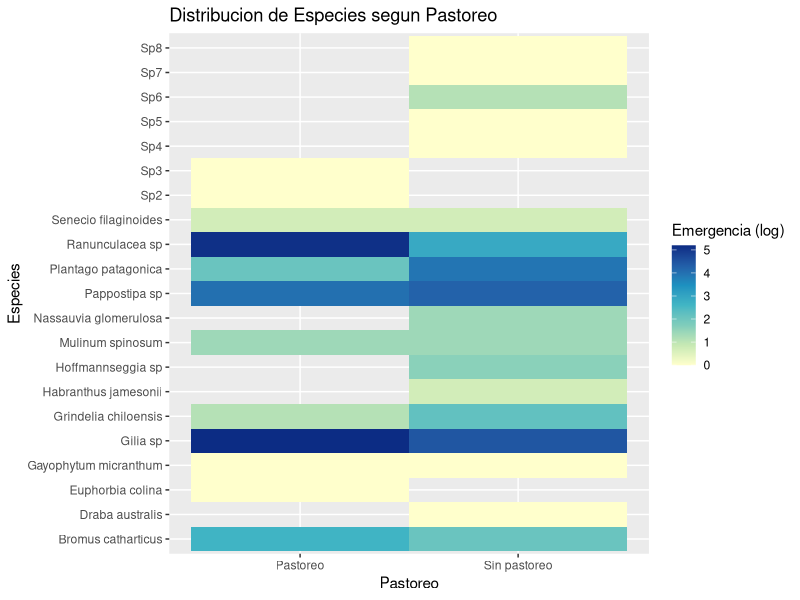
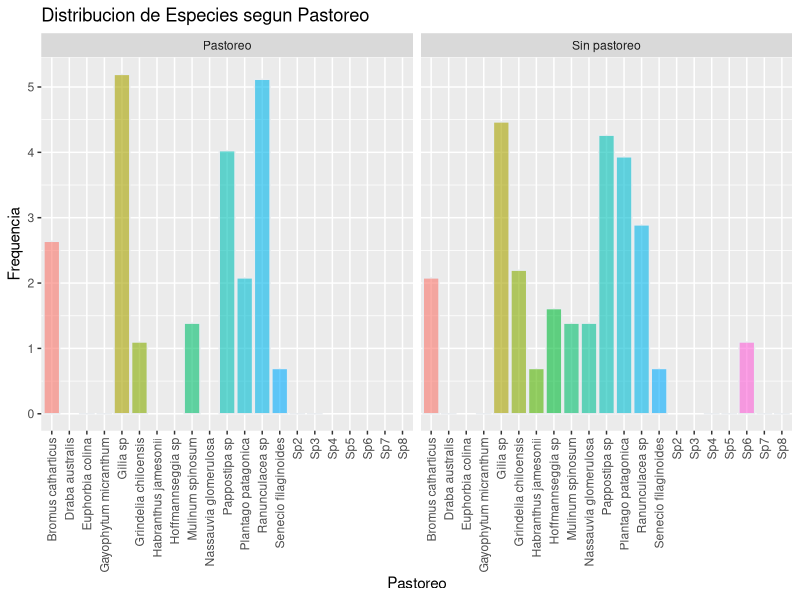
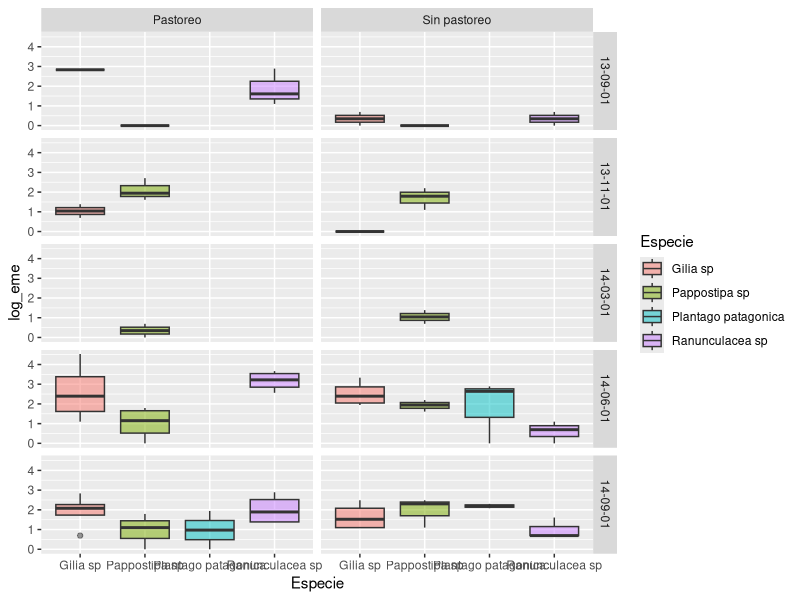

These charts were generated, in order, by the following R code:
## ---- chunk 1
ipak <- function(pkg){
  new.pkg <- pkg[!(pkg %in% installed.packages()[, "Package"])]
  if (length(new.pkg)) 
    install.packages(new.pkg, dependencies = TRUE)
  sapply(pkg, require, character.only = TRUE)
}
packages <- c("tidyverse", "knitr", "hrbrthemes", "magrittr", "lubridate", "ggplot2", "stringr")
ipak(packages)
## ---- chunk 2
# Carga de datos de muestreo en campos de pastoreo
muestreos <- read_csv2("data/elcuy.csv")
head(muestreos)

FreqPastEsp <- muestreos %>% 
  group_by(Pastoreo, Especie) %>% 
  summarize(
     Frequencia = sum(emergencia, na.rm = T)
     )
print(FreqPastEsp)
## ---- chunk 3

FreqPastEspOrd <- FreqPastEsp %>%
  group_by(Especie) %>% 
  summarize(FreqEsp = sum(Frequencia)) %>%
  arrange(desc(FreqEsp), by_group=TRUE)
  
print(FreqPastEspOrd)
## ---- chunk 4
muestreosFecha <- muestreos %>% 
  mutate(fecha = make_date(Año, mes), 
          .keep = c("unused"), 
          .after = Transecta
          )

FreqPastFecha <- muestreosFecha %>% 
  group_by(Pastoreo, fecha, Especie) %>% 
  summarize(Frequencia = sum(emergencia, na.rm = T)) %>%
  arrange(Pastoreo, desc(Frequencia))

print(FreqPastFecha)
## ---- chunk 5
muestreosFechaLogeme <- muestreosFecha %>% 
  mutate(log_eme = log(emergencia), 
                    .keep = c("unused"), 
                    .after = Especie
                    )

print(muestreosFechaLogeme)
## ---- chunk 6
coef_variacion <- function(media, des_std) {
   ifelse(media == 0, 0, des_std/media )
}

StatsMuestreo <- muestreosFechaLogeme %>% 
  group_by(Especie, fecha) %>% 
  summarize(prom=mean(log_eme, na.rm = T), 
            des_std=ifelse(log_eme == 0, 0 , sd(log_eme, na.rm = T) ), 
            coef_var=coef_variacion(prom, 
                                    des_std)) 
print(StatsMuestreo)
## ---- chunk 7
LogFreqPastEsp <- FreqPastEsp %>% mutate(
                    log_eme = log(Frequencia), 
                    .keep = c("unused"), 
                    .after = Especie
                    )

LogFreqPastEsp %>% 
  ggplot(aes(x=Pastoreo, y = Especie)) +  
    geom_tile(aes(fill=log_eme)) +
    scale_fill_distiller(palette = "YlGnBu", direction = 1)  +
    labs(title = "Distribucion de Especies segun Pastoreo", 
       y = "Especies",
       fill = "Emergencia (log)")

ggplot(data = LogFreqPastEsp, aes(x = Especie, y=log_eme,  fill = Especie)) + 
  geom_bar(color = "#e9ecef", alpha = 0.6, stat = 'identity') + 
  facet_wrap(~ Pastoreo) +
  theme(legend.position="none") +
  labs(y = "Frequencia", 
       fill = "Especies",
       x = "Pastoreo",
       title = "Distribucion de Especies segun Pastoreo") +
  theme(axis.text.x = element_text(angle = 90, vjust = 0.5, hjust=1))
## ---- chunk 8

muestreosFechaLogeme_clean <- muestreosFechaLogeme %>% 
  mutate(Especie = 
           ifelse(str_detect(Especie, "Sp\\d"), "No identificadas" , Especie ), 
           .keep = c("unused")) %>% 
  filter(Especie!="No identificadas")
## ---- chunk 9
FreqPastEspOrd %>%
  top_n(4) %>%
  inner_join(muestreosFechaLogeme_clean, by = c("Especie" = "Especie"))  %>% 
  ggplot(aes(x = Especie, y = log_eme, fill = Especie, palette = "YlGnBu")) +
    geom_boxplot(alpha = 0.5) +
    facet_grid(fecha ~ Pastoreo)
